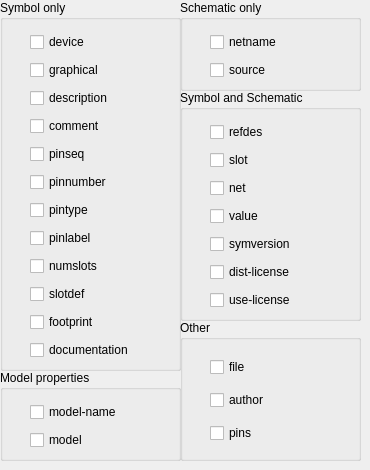
   <widget class="QWidget" name="tab_Tab_in_MainTab_is_ComponentAttributes">
    <attribute name="title">
     <string>Component Attributes</string>
    </attribute>
    <widget class="QGroupBox" name="widget_GroupBox_in_MainTab_ComponentAttributes_is_SchematicOnlyBox">
     <property name="geometry">
      <rect>
       <x>180</x>
       <y>0</y>
       <width>181</width>
       <height>91</height>
      </rect>
     </property>
     <property name="title">
      <string>Schematic only</string>
     </property>
     <widget class="QWidget" name="verticalLayoutWidget_11">
      <property name="geometry">
       <rect>
        <x>30</x>
        <y>30</y>
        <width>84</width>
        <height>52</height>
       </rect>
      </property>
      <layout class="QVBoxLayout" name="widget_VerticalBoxLayout_in_MainTab_ComponentAttributes_SchematicOnlyBox_is_Layout">
       <item>
        <widget class="QCheckBox" name="widget_CheckBox_in_MainTab_ComponentAttributes_SchematicOnlyBox_Layout_is_boolNetName">
         <property name="text">
          <string>netname</string>
         </property>
        </widget>
       </item>
       <item>
        <widget class="QCheckBox" name="widget_CheckBox_in_MainTab_ComponentAttributes_SchematicOnlyBox_Layout_is_boolSource">
         <property name="text">
          <string>source</string>
         </property>
        </widget>
       </item>
      </layout>
     </widget>
    </widget>
    <widget class="QGroupBox" name="widget_GroupBox_in_MainTab_ComponentAttributes_is_SymbolOnlyBox">
     <property name="geometry">
      <rect>
       <x>0</x>
       <y>0</y>
       <width>181</width>
       <height>371</height>
      </rect>
     </property>
     <property name="title">
      <string>Symbol only</string>
     </property>
     <widget class="QWidget" name="verticalLayoutWidget_7">
      <property name="geometry">
       <rect>
        <x>30</x>
        <y>30</y>
        <width>124</width>
        <height>332</height>
       </rect>
      </property>
      <layout class="QVBoxLayout" name="widget_VerticalBoxLayout_in_MainTab_ComponentAttributes_SymbolOnlyBox_is_Layout">
       <item>
        <widget class="QCheckBox" name="widget_CheckBox_in_MainTab_ComponentAttributes_SymbolOnlyBox_Layout_is_boolDevice">
         <property name="text">
          <string>device</string>
         </property>
        </widget>
       </item>
       <item>
        <widget class="QCheckBox" name="widget_CheckBox_in_MainTab_ComponentAttributes_SymbolOnlyBox_Layout_is_boolGraphical">
         <property name="text">
          <string>graphical</string>
         </property>
        </widget>
       </item>
       <item>
        <widget class="QCheckBox" name="widget_CheckBox_in_MainTab_ComponentAttributes_SymbolOnlyBox_Layout_is_boolDescription">
         <property name="text">
          <string>description</string>
         </property>
        </widget>
       </item>
       <item>
        <widget class="QCheckBox" name="widget_CheckBox_in_MainTab_ComponentAttributes_SymbolOnlyBox_Layout_is_boolComment">
         <property name="text">
          <string>comment</string>
         </property>
        </widget>
       </item>
       <item>
        <widget class="QCheckBox" name="widget_CheckBox_in_MainTab_ComponentAttributes_SymbolOnlyBox_Layout_is_boolPinseq">
         <property name="text">
          <string>pinseq</string>
         </property>
        </widget>
       </item>
       <item>
        <widget class="QCheckBox" name="widget_CheckBox_in_MainTab_ComponentAttributes_SymbolOnlyBox_Layout_is_boolPinnumber">
         <property name="text">
          <string>pinnumber</string>
         </property>
        </widget>
       </item>
       <item>
        <widget class="QCheckBox" name="widget_CheckBox_in_MainTab_ComponentAttributes_SymbolOnlyBox_Layout_is_boolPinType">
         <property name="text">
          <string>pintype</string>
         </property>
        </widget>
       </item>
       <item>
        <widget class="QCheckBox" name="widget_CheckBox_in_MainTab_ComponentAttributes_SymbolOnlyBox_Layout_is_boolPinLabel">
         <property name="text">
          <string>pinlabel</string>
         </property>
        </widget>
       </item>
       <item>
        <widget class="QCheckBox" name="widget_CheckBox_in_MainTab_ComponentAttributes_SymbolOnlyBox_Layout_is_boolNumSlots">
         <property name="text">
          <string>numslots</string>
         </property>
        </widget>
       </item>
       <item>
        <widget class="QCheckBox" name="widget_CheckBox_in_MainTab_ComponentAttributes_SymbolOnlyBox_Layout_is_boolSlotDef">
         <property name="text">
          <string>slotdef</string>
         </property>
        </widget>
       </item>
       <item>
        <widget class="QCheckBox" name="widget_CheckBox_in_MainTab_ComponentAttributes_SymbolOnlyBox_Layout_is_boolFootPrint">
         <property name="text">
          <string>footprint</string>
         </property>
        </widget>
       </item>
       <item>
        <widget class="QCheckBox" name="widget_CheckBox_in_MainTab_ComponentAttributes_SymbolOnlyBox_Layout_is_boolDocumentation">
         <property name="text">
          <string>documentation</string>
         </property>
        </widget>
       </item>
      </layout>
     </widget>
    </widget>
    <widget class="QGroupBox" name="widget_GroupBox_in_MainTab_ComponentAttributes_is_OtherBox">
     <property name="geometry">
      <rect>
       <x>180</x>
       <y>320</y>
       <width>181</width>
       <height>141</height>
      </rect>
     </property>
     <property name="title">
      <string>Other</string>
     </property>
     <widget class="QWidget" name="verticalLayoutWidget_9">
      <property name="geometry">
       <rect>
        <x>30</x>
        <y>30</y>
        <width>125</width>
        <height>101</height>
       </rect>
      </property>
      <layout class="QVBoxLayout" name="widget_VerticalBoxLayout_in_MainTab_ComponentAttributes_OtherBox_is_Layout">
       <item>
        <widget class="QCheckBox" name="widget_CheckBox_in_MainTab_ComponentAttributes_OtherBox_Layout_is_boolFile">
         <property name="text">
          <string>file</string>
         </property>
        </widget>
       </item>
       <item>
        <widget class="QCheckBox" name="widget_CheckBox_in_MainTab_ComponentAttributes_OtherBox_Layout_is_boolAuthor">
         <property name="text">
          <string>author</string>
         </property>
        </widget>
       </item>
       <item>
        <widget class="QCheckBox" name="widget_CheckBox_in_MainTab_ComponentAttributes_OtherBox_Layout_is_boolPins">
         <property name="text">
          <string>pins</string>
         </property>
        </widget>
       </item>
      </layout>
     </widget>
    </widget>
    <widget class="QGroupBox" name="widget_GroupBox_in_MainTab_ComponentAttributes_is_ModelPropertiesBox">
     <property name="geometry">
      <rect>
       <x>0</x>
       <y>370</y>
       <width>181</width>
       <height>91</height>
      </rect>
     </property>
     <property name="title">
      <string>Model properties</string>
     </property>
     <widget class="QWidget" name="verticalLayoutWidget_8">
      <property name="geometry">
       <rect>
        <x>30</x>
        <y>30</y>
        <width>106</width>
        <height>52</height>
       </rect>
      </property>
      <layout class="QVBoxLayout" name="widget_VerticalBoxLayout_in_MainTab_ComponentAttributes_ModelPropertiesBox_is_Layout">
       <item>
        <widget class="QCheckBox" name="widget_CheckBox_in_MainTab_ComponentAttributes_ModelPropertiesBox_Layout_is_boolModelName">
         <property name="text">
          <string>model-name</string>
         </property>
        </widget>
       </item>
       <item>
        <widget class="QCheckBox" name="widget_CheckBox_in_MainTab_ComponentAttributes_ModelPropertiesBox_Layout_is_boolModel">
         <property name="text">
          <string>model</string>
         </property>
        </widget>
       </item>
      </layout>
     </widget>
    </widget>
    <widget class="QGroupBox" name="widget_GroupBox_in_MainTab_ComponentAttributes_is_SymbolAndSchematicBox">
     <property name="geometry">
      <rect>
       <x>180</x>
       <y>90</y>
       <width>181</width>
       <height>231</height>
      </rect>
     </property>
     <property name="title">
      <string>Symbol and Schematic</string>
     </property>
     <widget class="QWidget" name="verticalLayoutWidget_10">
      <property name="geometry">
       <rect>
        <x>30</x>
        <y>30</y>
        <width>99</width>
        <height>192</height>
       </rect>
      </property>
      <layout class="QVBoxLayout" name="widget_VerticalBoxLayout_in_MainTab_ComponentAttributes_SymbolAndSchematicBox_is_Layout">
       <item>
        <widget class="QCheckBox" name="widget_CheckBox_in_MainTab_ComponentAttributes_SymbolAndSchematicBox_Layout_is_boolRefDes">
         <property name="text">
          <string>refdes</string>
         </property>
        </widget>
       </item>
       <item>
        <widget class="QCheckBox" name="widget_CheckBox_in_MainTab_ComponentAttributes_SymbolAndSchematicBox_Layout_is_boolSlot">
         <property name="text">
          <string>slot</string>
         </property>
        </widget>
       </item>
       <item>
        <widget class="QCheckBox" name="widget_CheckBox_in_MainTab_ComponentAttributes_SymbolAndSchematicBox_Layout_is_boolNet">
         <property name="text">
          <string>net</string>
         </property>
        </widget>
       </item>
       <item>
        <widget class="QCheckBox" name="widget_CheckBox_in_MainTab_ComponentAttributes_SymbolAndSchematicBox_Layout_is_boolValue">
         <property name="text">
          <string>value</string>
         </property>
        </widget>
       </item>
       <item>
        <widget class="QCheckBox" name="widget_CheckBox_in_MainTab_ComponentAttributes_SymbolAndSchematicBox_Layout_is_boolSymVersion">
         <property name="text">
          <string>symversion</string>
         </property>
        </widget>
       </item>
       <item>
        <widget class="QCheckBox" name="widget_CheckBox_in_MainTab_ComponentAttributes_SymbolAndSchematicBox_Layout_is_boolDistLicense">
         <property name="text">
          <string>dist-license</string>
         </property>
        </widget>
       </item>
       <item>
        <widget class="QCheckBox" name="widget_CheckBox_in_MainTab_ComponentAttributes_SymbolAndSchematicBox_Layout_is_boolUseLicense">
         <property name="text">
          <string>use-license</string>
         </property>
        </widget>
       </item>
      </layout>
     </widget>
    </widget>
   </widget>
